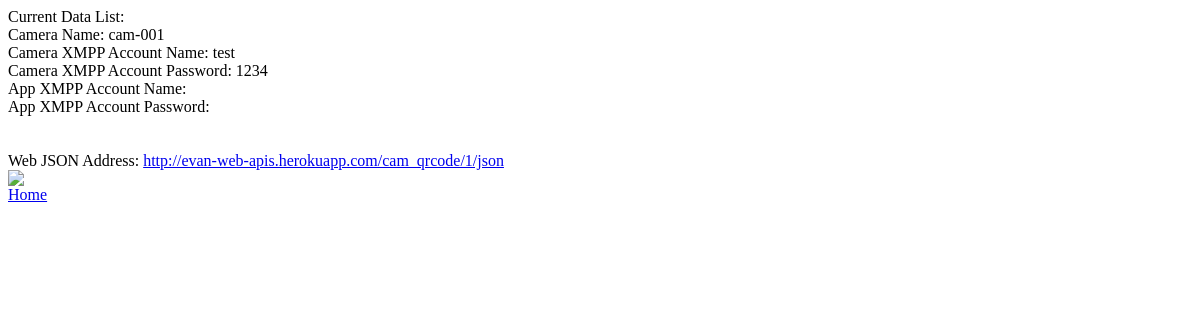
/cam_qrcode/1/, run on an earlier commit of the app's database.
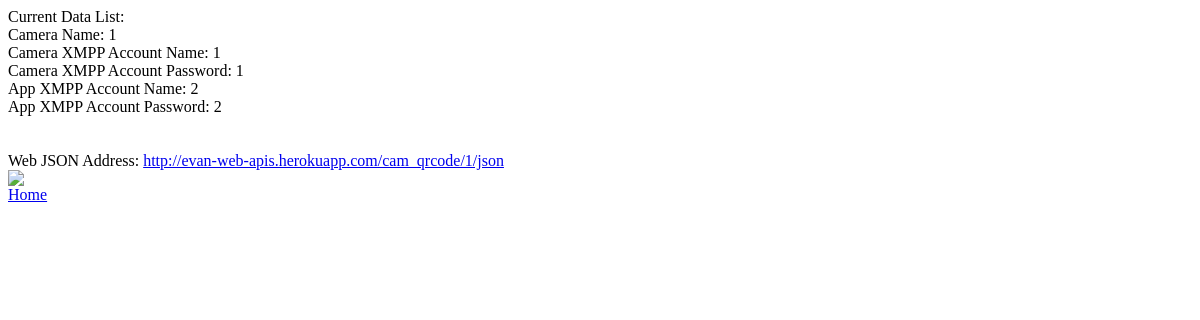
And on a later commit of the database.
### cam_qrcode/models.py (models this page shows, shortened)
class Camera(models.Model):
    camera_id = models.IntegerField()
    camera_name = models.CharField(max_length=200)
    camera_xmpp_account = models.CharField(max_length=200)
    camera_xmpp_password = models.CharField(max_length=200)
    app_xmpp_account = models.CharField(max_length=200)
    app_xmpp_password = models.CharField(max_length=200)

### cam_qrcode/views.py (the view)
# urls.py: url(r'^(?P<cam_id>\d+)/$', views.detail, name='detail'),
def detail(request, cam_id):
    global main_url
    json_url = main_url + str(cam_id)+ "/json"
    cam = get_object_or_404(Camera, pk=cam_id)
    context = {'cam_url_id': cam_id, "full_url": json_url, "camera_name":cam.camera_name, "camera_xmpp_account":cam.camera_xmpp_account, "camera_xmpp_password": cam.camera_xmpp_password, "app_xmpp_account": cam.app_xmpp_account, "app_xmpp_password": cam.app_xmpp_password}
    return render(request, 'cam_qrcode/detail.html', context)

### polls/templates/cam_qrcode/detail.html (shortened to what this page needs)
{% load qr_tags %}
Camera Name: {{camera_name}} <br>
Camera XMPP Account Name: {{camera_xmpp_account}} <br>
Camera XMPP Account Password: {{camera_xmpp_password}} <br>
App XMPP Account Name: {{app_xmpp_account}} <br>
App XMPP Account Password: {{app_xmpp_password}} <br>
Web JSON Address: <a href="{{full_url}}">{{full_url}}</a> <br>
<img src="http://chart.apis.google.com/chart?cht=qr&chs=350x350&chl={{ full_url }}" />
<a href="/cam_qrcode">Home</a>

What changed in the data, as far as the page shows it:
no longer on this page (row edited): Camera: camera_name "cam-001", camera_xmpp_account "test", camera_xmpp_password "1234"
Also different on the page:
{{ camera_name }}: (not shown) → "1"
{{ camera_xmpp_account }}: (not shown) → "1"
{{ camera_xmpp_password }}: (not shown) → "1"
{{ app_xmpp_account }}: (not shown) → "2"
{{ app_xmpp_password }}: (not shown) → "2"
